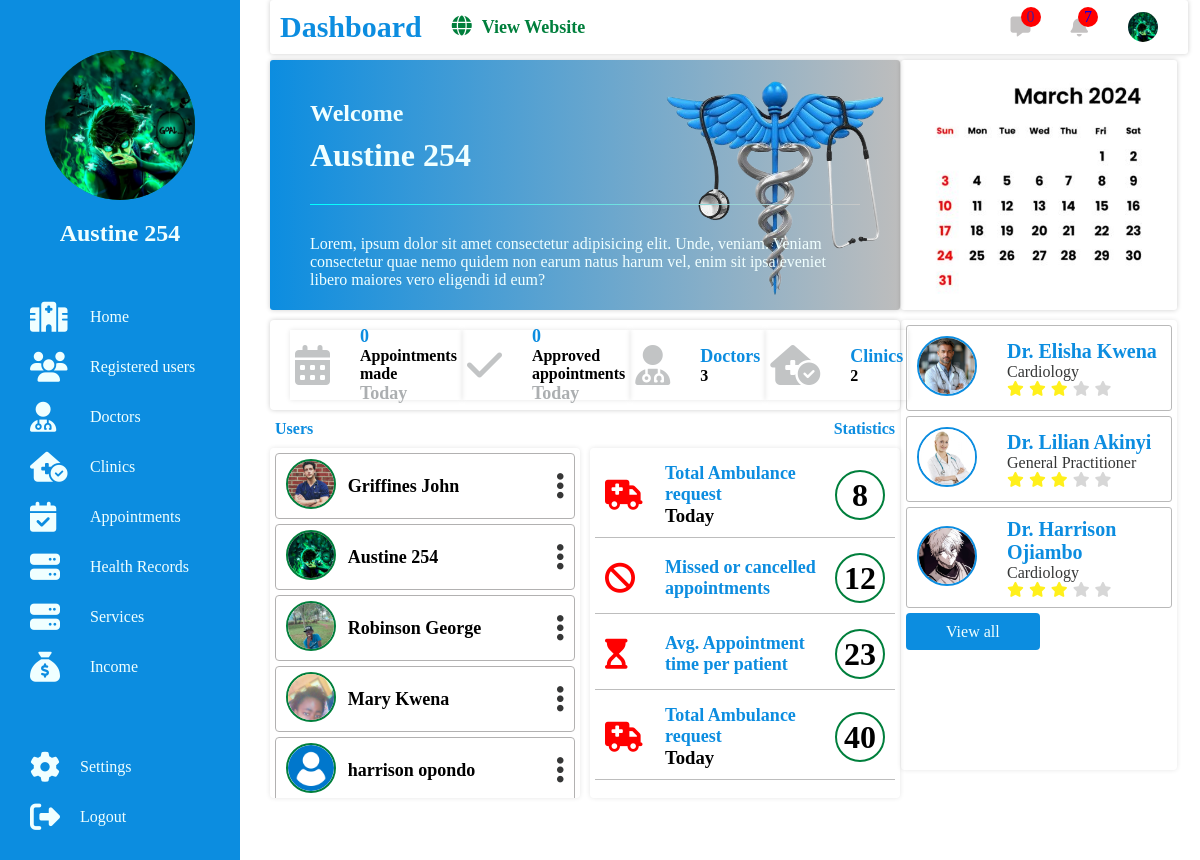
The app's page /admin_dashboard/dashboard_home/ (signed in) with its own data.
### accounts/models.py (models this page shows, shortened)
class Profile(models.Model):
    user = models.OneToOneField(User, on_delete=models.CASCADE)
    afya_id = models.CharField(max_length=7, unique=True, default=generate_afya_id, editable=False)
    date_of_birth = models.DateField(null=True, blank=True)
    GENDER_CHOICES = [
        ('M', 'Male'),
        ('F', 'Female'),
        ('O', 'Other'),
        ('P', 'Prefer not to say'),
    ]
    gender = models.CharField(max_length=1, choices=GENDER_CHOICES, null=True, blank=True)
    phone_number = models.CharField(max_length=15, null=True, blank=True)
    BLOOD_GROUP_CHOICES = [
        ('A+', 'A+'),
        ('A-', 'A-'),
        ('B+', 'B+'),
        ('B-', 'B-'),
        ('AB+', 'AB+'),
        ('AB-', 'AB-'),
        ('O+', 'O+'),
        ('O-', 'O-'),
    ]
    blood_group = models.CharField(max_length=5, choices=BLOOD_GROUP_CHOICES, null=True, blank=True)
    height = models.FloatField(null=True, blank=True, help_text="Height in centimeters")
    weight = models.FloatField(null=True, blank=True, help_text="Weight in kilograms")
    allergies = models.TextField(null=True, blank=True, help_text="List any allergies")
    chronic_conditions = models.TextField(null=True, blank=True, help_text="List any chronic conditions")
    emergency_contact_name = models.CharField(max_length=100, null=True, blank=True)
    emergency_contact_phone = models.CharField(max_length=15, null=True, blank=True)
    RELATIONSHIP_CHOICES = [
        ('Spouse', 'Spouse'),
        ('Parent', 'Parent'),
        ('Sibling', 'Sibling'),
        ('Child', 'Child'),
        ('Friend', 'Friend'),
        ('Other', 'Other'),
    ]
    emergency_contact_relationship = models.CharField(max_length=50, choices=RELATIONSHIP_CHOICES, null=True, blank=True)
    profile_picture = models.ImageField(upload_to='profile_pictures/', null=True, blank=True)
    address = models.TextField(null=True, blank=True)
    country = models.CharField(max_length=100, null=True, blank=True)  # Free-text input
    state = models.CharField(max_length=100, null=True, blank=True)    # Free-text input
    city = models.CharField(max_length=100, null=True, blank=True)     # Free-text input
    postal_code = models.CharField(max_length=20, null=True, blank=True)

### doctors/models.py (models this page shows, shortened)
class Doctor(models.Model):
    user = models.OneToOneField(User, on_delete=models.CASCADE, related_name='doctor_profile')
    first_name = models.CharField(max_length=100)
    last_name = models.CharField(max_length=100)
    email = models.EmailField(unique=True)
    phone_number = models.CharField(max_length=15, unique=True)
    clinic = models.ForeignKey('clinics.Clinic', on_delete=models.CASCADE, related_name="doctors")
    specialization = models.ForeignKey(Specialization, on_delete=models.CASCADE, related_name="doctors")
    bio = models.TextField(blank=True, null=True)
    profile_picture = models.ImageField(upload_to='doctor_profiles/', blank=True, null=True)
    facebook = models.URLField(blank=True, null=True)
    twitter = models.URLField(blank=True, null=True)
    linkedin = models.URLField(blank=True, null=True)
    instagram = models.URLField(blank=True, null=True)
    address = models.TextField()
    city = models.CharField(max_length=100)
    country = models.CharField(max_length=100,default='Kenya')
    postal_code = models.CharField(max_length=10,default='0000')
    state= models.CharField(max_length=100,default='Kisii')
    hire_date = models.DateField(null=True, blank=True)
    years_of_experience = models.IntegerField(null=True, blank=True)
    years_worked_at_afyaaxis = models.IntegerField(null=True, blank=True)
    availability = models.BooleanField(default=True)

class Specialization(models.Model):
    name = models.CharField(max_length=100, unique=True)

### admin_dashboard/views.py (the view)
# urls.py: path('dashboard_home/', views.dashboard_home, name='dashboard_home'),
@login_required
@user_passes_test(lambda u: u.is_staff or u.is_superuser)
def dashboard_home(request):
    profile = Profile.objects.all()
    users = User.objects.all().select_related('profile')
    today = timezone.now().date()
    clinics_count = Clinic.objects.all().count()
    doctors_count = Doctor.objects.all().count()
    doctors = Doctor.objects.all()
    today_appointments = Appointment.objects.filter(created_at__date=today)
    today_appointments_count = today_appointments.count()
    approved_today = Appointment.objects.filter(
        created_at__date=today,  # Filter by today's date
        status='Approved'        # Filter by approved status
    )
    approved_today_count = approved_today.count()
    user_count = User.objects.count()
    recent_users = User.objects.order_by('-date_joined')[:5]
    notifications = Notification.objects.all().order_by('-created_at')
    context = {
        'users': users,
        'profile':profile,
        'today_appointments': today_appointments,
        'today_appointments_count': today_appointments_count,
        'approved_today': approved_today,
        'approved_today_count': approved_today_count,
        'doctors': doctors,
        'clinics_count': clinics_count,
        'doctors_count': doctors_count,
        'user_count': user_count,
        'recent_users': recent_users,
        'notifications': notifications,
    }
    return render(request, 'admin/dashboard.html', context)

### notifications/templatetags/notification_tags.py (called while the page is built)
@register.simple_tag
def all_unread_notifications_count():
    return Notification.objects.filter(is_read=False).count()

### templates/admin/dashboard.html (shortened to what this page needs)
{% extends "admin/admin_Layout.html" %}
{%load static%}
{%load notification_tags%}
{%block content%}
<div class="contentsleft">
    <div class="middlecontainer">
        <div class="leftdiv">
            <h2>Welcome</h2>
            <h1>{{ user.first_name }} {{user.last_name }}</h1><hr>
            <p>Lorem, ipsum dolor sit amet consectetur adipisicing  elit. Unde, veniam. Veniam consectetur quae nemo quidem  non earum natus harum vel, enim sit ipsa eveniet libero  maiores vero eligendi id eum?</p>
        </div>
    </div>
    <div class="appointments">
        <div class="appdiv">
            <i class="fa-solid fa-calendar-days"></i>
            <div class="side">
                <h2>{{today_appointments_count}}</h2>
                <h3>Appointments made</h3>
                <h4>Today</h4>
            </div>
        </div>
        <div class="appdiv">
            <i class="fa-solid fa-check"></i>
           <div class="side">
                <h2>{{approved_today_count}}</h2>
                <h3>Approved appointments</h3>
                <h4>Today</h4>
           </div>
        </div>
        <div class="appdiv">
            <i class="fa-solid fa-user-doctor"></i>
            <div class="side">
                <h2>Doctors</h2>
                <h3>{{doctors_count}}</h3>
            </div>
        </div>
        <div class="appdiv">
            <i class="fa-solid fa-house-medical-circle-check"></i>
            <div class="side">
                <h2>Clinics</h2>
                <h3>{{clinics_count}}</h3>
            </div>
        </div>
    </div>
    <div class="moredetails">
        <div class="more">
            <h1>users</h1>
            <h1>Statistics</h1>
        </div>
        <div class="morebox">
            <div class="users">
                {%for user in users%}
                <div class="user">
                    <div class="userpic">
                        {%if user.profile.profile_picture%}
                        <img src="{{user.profile.profile_picture.url}}" alt="">
                        {%else%}
                        <img src="{% static 'images/default-user.png' %}" alt="">
                        {%endif%}
                    </div>
                    <div class="username">
                        <h2>{{user.first_name}} {{user.last_name}}</h2>
                    </div>
                    <div class="options">
                        <ul>
                            <li><i class="fa-solid fa-ellipsis-vertical"></i>
                            </li>
                        </ul>
                    </div>
                </div>
                {%endfor%}
            </div>
            <div class="stats">
                <div class="stat">
                    <div class="statleft">
                        <div class="icon">
                            <i class="fa-solid fa-truck-medical"></i>
                        </div>
                        <div class="statinfo">
                            <h2>Total Ambulance request</h2>
                            <h3>Today</h3>
                        </div>
                    </div>
                    <div class="statright">
                        <h1>8</h1>
                    </div>
                </div>
                <div class="stat">
                    <div class="statleft">
                        <div class="icon">
                            <i class="fa-solid fa-ban cancel"></i>
                        </div>
                        <div class="statinfo">
                            <h2>Missed or cancelled appointments</h2>
                        </div>
                    </div>
                    <div class="statright">
                        <h1>12</h1>
                    </div>
                </div>
                <div class="stat">
                    <div class="statleft">
                        <div class="icon">
                            <i class="fa-solid fa-hourglass-start"></i>
                        </div>
                        <div class="statinfo">
                            <h2>Avg. Appointment time per patient</h2>
                        </div>
                    </div>
                    <div class="statright">
                        <h1>23</h1>
                    </div>
                </div>
                <div class="stat">
                    <div class="statleft">
                        <div class="icon">
                            <i class="fa-solid fa-truck-medical"></i>
                        </div>
                        <div class="statinfo">
                            <h2>Total Ambulance request</h2>
                            <h3>Today</h3>
                        </div>
                    </div>
                    <div class="statright">
                        <h1>40</h1>
                    </div>
                </div>
            </div>
        </div>
    </div>
</div>
{%include 'admin/contentsright.html'%}
{%endblock%}

### templates/admin/sidebar.html (shortened to what this page needs)
{%load static%}
<div class="sidebarleft">
    <div class="sidebarheader">
        <div class="adminimage">
            {%if user.profile.profile_picture %}
            <img src="{{user.profile.profile_picture.url}}" alt="">
            {%else%}
            <img src="{% static 'images/admin-settings.png' %}" alt="">
            {%endif%}
        </div>
    </div>
    <div class="adminname">
        <h2>{{user.first_name}} {{user.last_name}}</h2>
    </div>
    <div class="menuitems">
        <a href="{% url 'dashboard_home' %}"><i class="fa-solid fa-hospital"></i></i>Home</a>
        <a href="{% url 'afya_users' %}"><i class="fa-solid fa-users"></i>Registered users</a>
        <a href="{% url 'afya_doctors' %}"><i class="fa-solid fa-user-doctor"></i>Doctors</a>
        <a href="{% url 'afya_clinics' %}"><i class="fa-solid fa-house-medical-circle-check"></i>Clinics</a>
        <a href="{% url 'afya_appointments' %}"><i class="fa-solid fa-calendar-check"></i>Appointments</a>
        <a href="{% url 'enter_afya_id' %}"><i class="fa-solid fa-server"></i>Health Records</a>
        <a href=""><i class="fa-solid fa-server"></i>Services</a>
        <a href=""><i class="fa-solid fa-sack-dollar"></i></i>Income</a>
    </div>
    <div class="logoutdiv">
        <a href=""><i class="fa-solid fa-gear"></i>Settings</a>
        <a href="{% url 'logout' %}"><i class="fa-solid fa-right-from-bracket"></i>Logout</a>
    </div>
</div>

### templates/admin/navbar.html
 {%load static%}
 {%load notification_tags%}
<div class="mainbarhead">
    <div class="navleft">
        <a class="dash" href="">Dashboard</a>
        <a class="web" href="{% url 'home' %}"><i class="fa-solid fa-globe"></i>View Website</a>
    </div>
    <div class="navright">
        <a href=""><i class="fa-solid fa-message"></i><span>0</span></a>
        <a href="{% url 'admin_notifications' %}"><i class="fa-solid fa-bell"></i><span>{% all_unread_notifications_count %}</span></a>
        <a href="">
            {%if user.profile.profile_picture %}
            <img src="{{user.profile.profile_picture.url}}" alt="">
            {%else%}
            <img src="{% static 'images/admin-settings.png' %}" alt="">
            {%endif%}
        </a>
    </div>
</div>

### templates/admin/contentsright.html (shortened to what this page needs)
{%load static%}
<div class="contentsright">
    <div class="rightdiv">
    </div>
        <div class="docsbox">
            {%for doctor in doctors%}
            <div class="doc">
                <a href="">
                    <div class="docpic">
                        {%if doctor.profile_picture%}
                        <img src="{{doctor.profile_picture.url}}" alt="">
                        {%else%}
                        <img src="{% static 'images/default-doc.png' %}" alt="">
                        {%endif%}
                    </div>
                    <div class="docdetails">
                        <h2>Dr. {{doctor.first_name}} {{doctor.last_name}}</h2>
                        <p>{{ doctor.specialization.name }}</p>
                        <div class="docratings">
                            <i class="fa-solid fa-star"></i>
                            <i class="fa-solid fa-star"></i>
                            <i class="fa-solid fa-star"></i>
                            <i class="fa-solid fa-star"></i>
                            <i class="fa-solid fa-star"></i>
                        </div>
                    </div>
                </a>
            </div>
            {%endfor%}
            <div class="docbtn">
                <a href="{% url 'afya_doctors' %}">View all</a>
            </div>
        </div>
</div>

### records on screen
Doctor: profile_picture (picture), first_name "Elisha", last_name "Kwena", specialization.name "Cardiology"
Doctor: profile_picture (picture), first_name "Lilian", last_name "Akinyi", specialization.name "General Practitioner"
Doctor: profile_picture (picture), first_name "Harrison", last_name "Ojiambo", specialization.name "Cardiology"

### other values on screen
{{ user.first_name }} "Austine"
{{ user.last_name }} "254"
{{ today_appointments_count }} "0"
{{ approved_today_count }} "0"
{{ doctors_count }} "3"
{{ clinics_count }} "2"
{{ user.first_name }} "Griffines"
{{ user.last_name }} "John"
{{ user.first_name }} "Robinson"
{{ user.last_name }} "George"
{{ user.first_name }} "Mary"
{{ user.last_name }} "Kwena"
{{ user.first_name }} "harrison"
{{ user.last_name }} "opondo"
